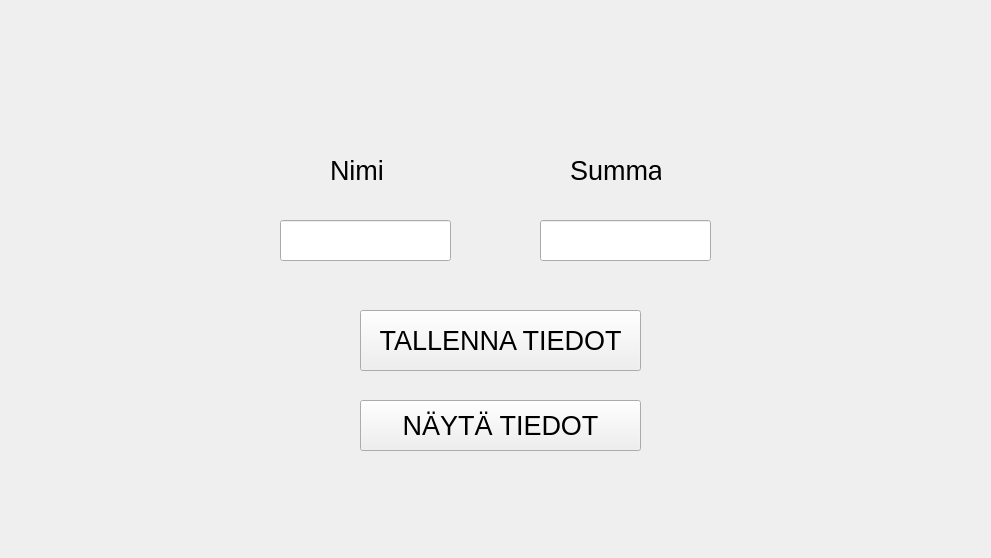
<?xml version="1.0" encoding="UTF-8"?>
<ui version="4.0">
 <class>Form</class>
 <widget class="QWidget" name="Form">
  <property name="geometry">
   <rect>
    <x>0</x>
    <y>0</y>
    <width>991</width>
    <height>558</height>
   </rect>
  </property>
  <property name="windowTitle">
   <string>Form</string>
  </property>
  <widget class="QPushButton" name="button">
   <property name="geometry">
    <rect>
     <x>360</x>
     <y>310</y>
     <width>281</width>
     <height>61</height>
    </rect>
   </property>
   <property name="font">
    <font>
     <pointsize>20</pointsize>
    </font>
   </property>
   <property name="text">
    <string>TALLENNA TIEDOT</string>
   </property>
  </widget>
  <widget class="QLineEdit" name="nimiKentta">
   <property name="geometry">
    <rect>
     <x>280</x>
     <y>220</y>
     <width>171</width>
     <height>41</height>
    </rect>
   </property>
  </widget>
  <widget class="QLineEdit" name="summaKentta">
   <property name="geometry">
    <rect>
     <x>540</x>
     <y>220</y>
     <width>171</width>
     <height>41</height>
    </rect>
   </property>
  </widget>
  <widget class="QLabel" name="label">
   <property name="geometry">
    <rect>
     <x>330</x>
     <y>150</y>
     <width>91</width>
     <height>41</height>
    </rect>
   </property>
   <property name="font">
    <font>
     <pointsize>20</pointsize>
    </font>
   </property>
   <property name="text">
    <string>Nimi</string>
   </property>
  </widget>
  <widget class="QLabel" name="label_2">
   <property name="geometry">
    <rect>
     <x>570</x>
     <y>150</y>
     <width>91</width>
     <height>41</height>
    </rect>
   </property>
   <property name="font">
    <font>
     <pointsize>20</pointsize>
    </font>
   </property>
   <property name="text">
    <string>Summa</string>
   </property>
  </widget>
  <widget class="QPushButton" name="naytaButton">
   <property name="geometry">
    <rect>
     <x>360</x>
     <y>400</y>
     <width>281</width>
     <height>51</height>
    </rect>
   </property>
   <property name="font">
    <font>
     <pointsize>20</pointsize>
    </font>
   </property>
   <property name="text">
    <string>NÄYTÄ TIEDOT</string>
   </property>
  </widget>
 </widget>
 <resources/>
 <connections/>
</ui>
